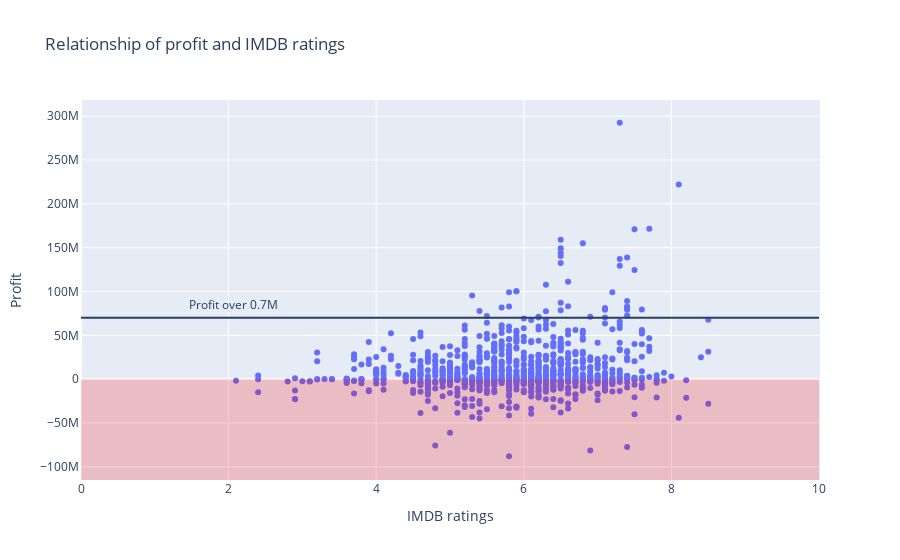

This figure's notebook cell:
### Code cell
viz.img1(merged_df)

### Figure 1 — Plotly figure (JSON) as saved in the notebook; plotly's stock layout.template omitted (floating-point values rounded to 4 significant figures; data arrays with more than 128 entries replaced by an {"elided": "..."} marker saying what was removed)
{"data": [{"customdata": {"elided": "894x1 str values"}, "hovertemplate": "IMDB ratings=%{x}<br>Profit=%{y}<br>title=%{customdata[0]}<extra></extra>", "legendgroup": "", "marker": {"color": "#636efa", "symbol": "circle"}, "mode": "markers", "name": "", "orientation": "v", "showlegend": false, "type": "scatter", "x": {"elided": "894 float values"}, "xaxis": "x", "y": {"elided": "894 float values"}, "yaxis": "y"}], "layout": {"annotations": [{"showarrow": false, "text": "Profit over 0.7M", "x": 2, "xshift": 5, "y": 80000000, "yshift": 5}], "legend": {"tracegroupgap": 0}, "shapes": [{"fillcolor": "rgb(255, 0, 0)", "line": {"width": 0}, "opacity": 0.2, "type": "rect", "x0": 0, "x1": 10, "xref": "x", "y0": null, "y1": -115000000, "yref": "y"}, {"type": "line", "x0": 0, "x1": 10, "y0": 70000000, "y1": 70000000}], "title": {"text": "Relationship of profit and IMDB ratings"}, "xaxis": {"anchor": "y", "domain": [0, 1], "title": {"text": "IMDB ratings"}}, "yaxis": {"anchor": "x", "domain": [0, 1], "title": {"text": "Profit"}}}}
